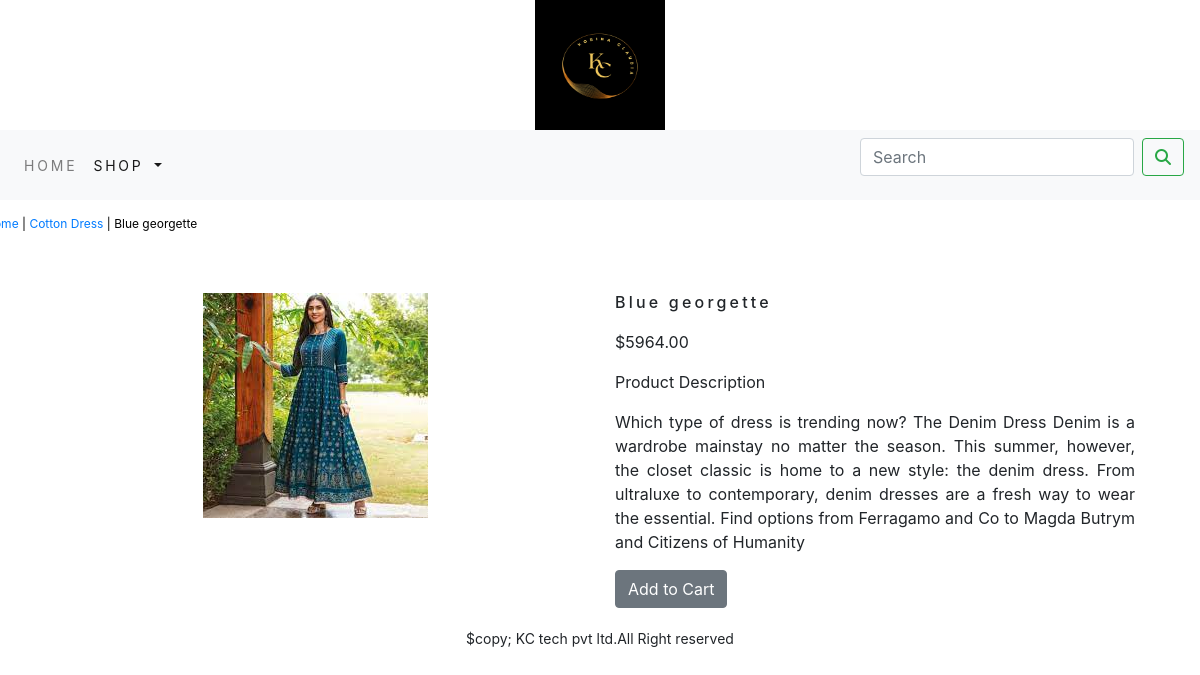
/shop/cotton-dress/blue-georgette-floral-printed-kurti/, run on the app's committed database.
### shop/models.py (models this page shows, shortened)
class Product(models.Model):
    name = models.CharField(max_length=250, unique=True)
    slug = models.SlugField(max_length=250, unique=True)
    description = models.TextField(blank=True)
    price = models.DecimalField(max_digits=10, decimal_places=2)
    category = models.ForeignKey(Category, on_delete=models.CASCADE)
    image = models.ImageField(upload_to='product', blank=True)
    stock = models.IntegerField()  # Corrected from models.ImageField to models.IntegerField
    available = models.BooleanField(default=True)
    created = models.DateField(auto_now_add=True)
    updated = models.DateField(auto_now=True)
    class Meta:
        ordering = ('name',)
        verbose_name = 'Product'
        verbose_name_plural='products'

class Category(models.Model):
    name = models.CharField(max_length=250, unique=True)
    slug = models.SlugField(max_length=250, unique=True)
    description = models.TextField(blank=True)
    image = models.ImageField(upload_to='category', blank=True)
    class Meta:
        ordering = ('name',)
        verbose_name = 'Category'
        verbose_name_plural='categories'
    def get_url(self):
        return reverse('shop:products_by_category',args=[self.slug])
    def __str__(self):
        return '{}'.format(self.name)

### shop/views.py (the view)
# urls.py: path('<slug:c_slug>/<slug:product_slug>/', views.proDetail, name='ProCatdetail'),
def proDetail(request, c_slug, product_slug):
    try:
        product = Product.objects.get(category__slug=c_slug, slug=product_slug)
    except Product.DoesNotExist:
        raise Http404("Product does not exist")  # Return a 404 response if the product is not found
    return render(request, 'product.html', {'product': product})

### cart/context_processors.py (called while the page is built)
def counter(request):
    item_count = 0
    if 'admin' in request.path:
        return {}
    else:
        try:
            cart = Cart.objects.get(cart_id=_cart_id(request))  # Changed .filter to .get
            cart_items = CartItem.objects.filter(cart=cart)  # Removed [:1] and fixed variable name
            for cart_item in cart_items:
                item_count += cart_item.quantity
        except Cart.DoesNotExist:
            item_count = 0
    return {'item_count': item_count}

### cart/views.py (called while the page is built)
def _cart_id(request):
    cart = request.session.session_key
    if not cart:
        cart = request.session.create()
    return cart

### shop/context_processors.py (called while the page is built)
def menu_links(request):
    links=Category.objects.all()
    return dict(links=links)

### templates/product.html (shortened to what this page needs)
{% extends 'base.html' %}
{% load static %}
{% block content %}
  <div class="row my_prod_row_class">
    <div class="mx_auto">
      <p><a href="{% url 'shop:allProdCat' %}">Home</a> | <a href="{{ product.category.get_url }}">{{ product.category }}</a> | {{ product.name }}</p>
    </div>
  </div>
  <div class="container">
    <br>
    <div class="row">
      <div class="col-12 col-sm-12 col-md-12 col-lg-6 text-center">
        <div style="min-width:18rem">
          <img src="{{ product.image.url }}" alt="{{ product.name }}">
        </div>
      </div>
      <div class="col-12 col-sm-12 col-md-12 col-lg-6">
        <div>
          <h1 class="my_prod_title">{{ product.name }}</h1>
          <p>${{ product.price }}</p>
          <p class="my_title">Product Description</p>
          <p class="text-justify my_prod_text">{{ product.description }}</p>
          {% if product.stock <= 0 %}
            <p class="text-justify my_prod_text"><b>Out of Stock</b></p>
          {% else %}
            <a class="btn btn-secondary" href="{% url 'cart:add_cart' product.id %}">Add to Cart</a>
          {% endif %}
        </div>
      </div>
    </div>
  </div>
{% endblock %}

### static/css/custom.css (style rules this page uses)
body { font-family: 'Roboto', sans-serif; }
.my_prod_row_class { padding-top:15px; padding-bottom:20px; }
.my_prod_row_class .mx_auto { color:#000; font-size:12px; text-dcoration:none; }
.my_prod_title { font-size:16px; text_transform:uppercase; letter-spacing:.2em; padding-top=15px; padding-bottom:10px; }
.my_prod_text { padding-right:20px; }

### data on the page
Product: category "Cotton Dress", name "Blue georgette", image (picture), price "5964.00", description "Which type of dress is trending now? The Denim Dress Denim is a wardrobe mainstay no matter the season. This summer, however, the closet classic is home to a new style: the denim dress. From ultraluxe to contemporary, denim dresses are a fresh way to wear the essential. Find options from Ferragamo and Co to Magda Butrym and Citizens of Humanity"
